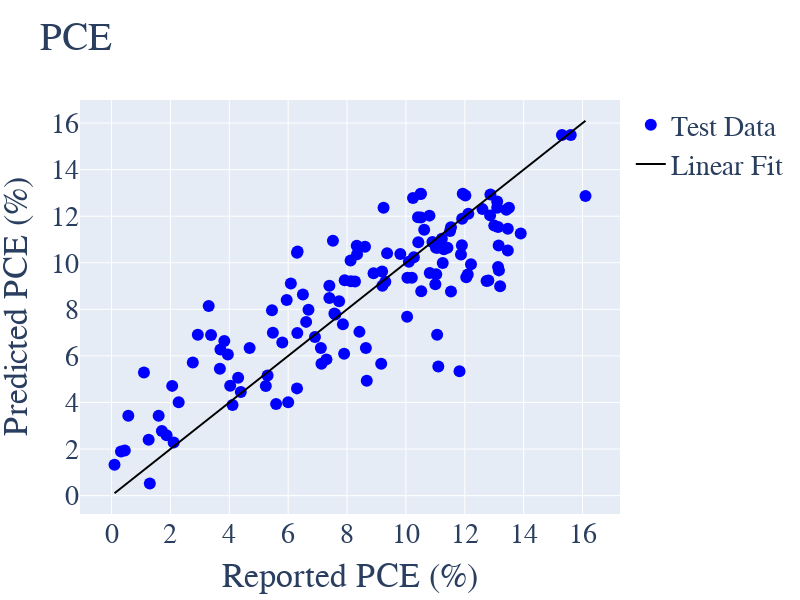

The cell this chart's notebook holds for it:
### Code cell
from plotly.offline import iplot
plotly.offline.init_notebook_mode(connected=True)

layout0= go.Layout(title= "PCE", hovermode= 'closest',
                   font = dict(family='Times New Roman',size=28),
                   xaxis= dict(title= 'Reported PCE (%)',zeroline= False, gridwidth= 1, dtick=2),
                   yaxis= dict(title= 'Predicted PCE (%)',zeroline= False, gridwidth= 1),#range=[-350,3750]),
                   height=600,
                   width=800,
                   showlegend= True                 
)

fit  = np.linspace(min(y_test), max(y_test))
trace0 = go.Scatter(x = y_test, y = pred, mode = 'markers', marker= dict(size= 12, color= 'blue'),name='Test Data')
# trace1 = go.Scatter(x = test_outputs ,y = y_pred, mode = 'markers', text=test_inputs.index,marker= dict(size= 12, color= 'red'), 
#                     error_y = dict(type='data',array=y_std,visible=True),name='Testing Data')
trace2 = go.Scatter(x = fit ,y = fit, mode = 'lines', marker= dict(size= 12, color= 'black'), text = 'Fit',name='Linear Fit')

data = [trace0,trace2]
fig= go.Figure(data, layout=layout0)
iplot(fig)

### Figure 1 — Plotly figure (JSON) as saved in the notebook; plotly's stock layout.template omitted (floating-point values rounded to 4 significant figures; data arrays with more than 128 entries replaced by an {"elided": "..."} marker saying what was removed)
{"data": [{"marker": {"color": "blue", "size": 12}, "mode": "markers", "name": "Test Data", "type": "scatter", "x": {"elided": "132 float values"}, "y": {"elided": "132 float values"}}, {"marker": {"color": "black", "size": 12}, "mode": "lines", "name": "Linear Fit", "text": "Fit", "type": "scatter", "x": [0.1, 0.4265, 0.7531, 1.08, 1.406, 1.733, 2.059, 2.386, 2.712, 3.039, 3.365, 3.692, 4.018, 4.345, 4.671, 4.998, 5.324, 5.651, 5.978, 6.304, 6.631, 6.957, 7.284, 7.61, 7.937, 8.263, 8.59, 8.916, 9.243, 9.569, 9.896, 10.22, 10.55, 10.88, 11.2, 11.53, 11.86, 12.18, 12.51, 12.83, 13.16, 13.49, 13.81, 14.14, 14.47, 14.79, 15.12, 15.45, 15.77, 16.1], "y": [0.1, 0.4265, 0.7531, 1.08, 1.406, 1.733, 2.059, 2.386, 2.712, 3.039, 3.365, 3.692, 4.018, 4.345, 4.671, 4.998, 5.324, 5.651, 5.978, 6.304, 6.631, 6.957, 7.284, 7.61, 7.937, 8.263, 8.59, 8.916, 9.243, 9.569, 9.896, 10.22, 10.55, 10.88, 11.2, 11.53, 11.86, 12.18, 12.51, 12.83, 13.16, 13.49, 13.81, 14.14, 14.47, 14.79, 15.12, 15.45, 15.77, 16.1]}], "layout": {"font": {"family": "Times New Roman", "size": 28}, "height": 600, "hovermode": "closest", "showlegend": true, "title": {"text": "PCE"}, "width": 800, "xaxis": {"dtick": 2, "gridwidth": 1, "title": {"text": "Reported PCE (%)"}, "zeroline": false}, "yaxis": {"gridwidth": 1, "title": {"text": "Predicted PCE (%)"}, "zeroline": false}}}
